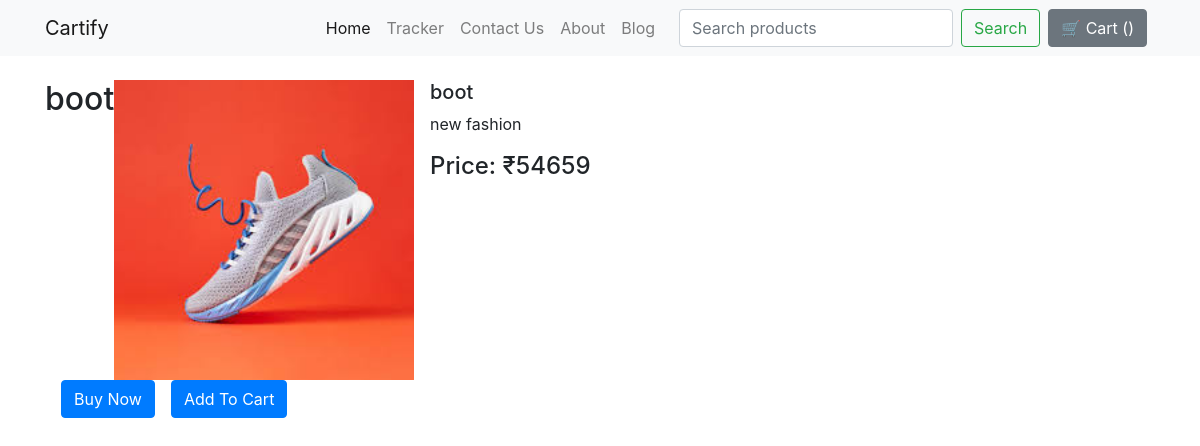
The page /shop/productview/8/ on the database its author committed.
### shop/models.py (models this page shows, shortened)
class product(models.Model):
    product_id = models.AutoField(primary_key=True  )
    product_name = models.CharField(max_length=50)
    category = models.CharField(max_length=50, default="")
    subcategory = models.CharField(max_length=50, default="")
    price = models.IntegerField(default=0)
    desc = models.TextField(max_length=300)
    pub_date = models.DateField()
    image = models.ImageField(upload_to="shop/images",default="")

### shop/views.py (the view)
# urls.py: path('productview/<int:id>/',views.productview, name='productview'),
def productview(request, id):
    prod = product.objects.get(product_id=id)
    return render(request,'shop/prodviews.html', {'product': prod})

### shop/templates/shop/prodviews.html (shortened to what this page needs)
{% extends 'shop/basic.html' %}
{% block body %}
<div class="container mt-4">
    <div class="row">
    <div class="col-md-4">
        <div class="row">
            <h2>{{ product.product_name }}</h2>
            <img src="{{ product.image.url }}" width="300">
        </div>
        <div class="row">
            <button class="btn btn-primary mx-3">Buy Now</button>
            <button class="btn btn-primary">Add To Cart</button>
        </div>
    </div>
    <div class="col-md-8">
        <h5>{{product.product_name}}</h5>
        <p>{{ product.desc }}</p>
        <h4>Price: ₹{{ product.price }}</h4>
    </div>
</div>
{% endblock %}

### rows shown on the page
product: product_name "boot", image (picture), desc "new fashion", price "54659"
